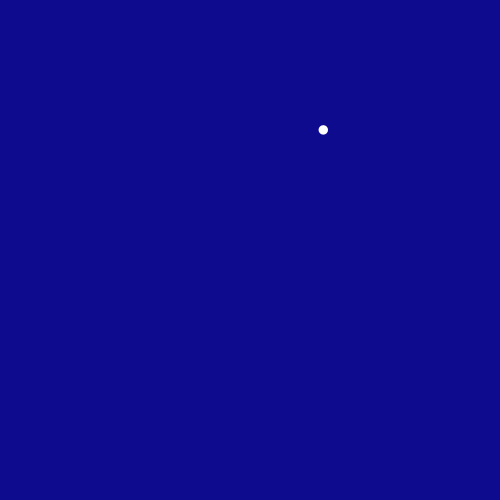
Frame 1 (no input)
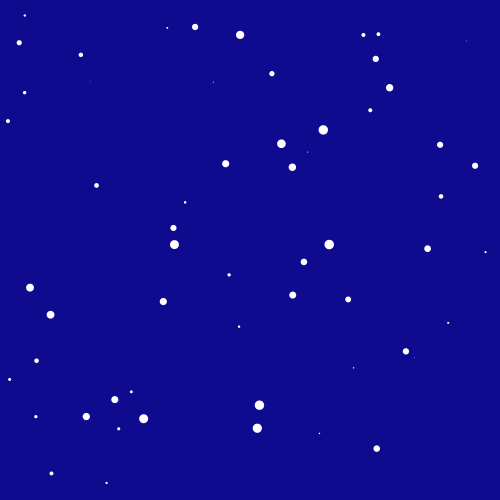
Frame 60 (the mouse pressed at the canvas centre just before this capture)
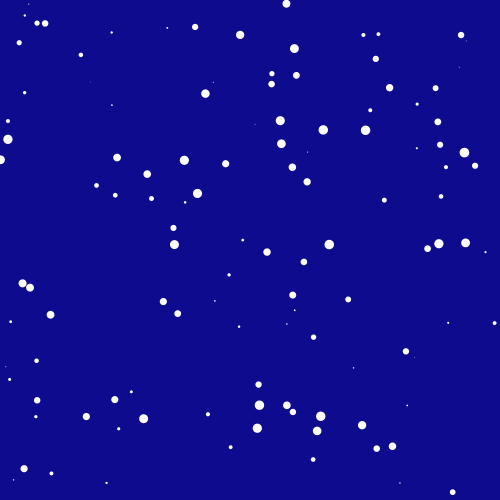
Frame 120 (the mouse held since frame 60 and released just before this capture)

The Processing sketch that drew these frames (run headless with seeded random() and noise(); from frame 60 on, the mouse is pressed at the canvas centre):

// Processing sketch: processing_41090
// ── processing_41090.pde

float posX;
float posY;

void setup () {
  size (500, 500);
  background(15, 11, 142); 
  smooth();
}

void rainDrops (float posX , float posY, float droplet) {
 noStroke();
 fill(255);
  ellipse(posX,posY, droplet, droplet);

}

/*void wiper (   ) {
  strokeWeight (2);
  stroke (7, 7, 25);
  line (mouseX, mouseY, mouseX, mouseY+100);
}
*/

void mouseDragged () {
  //wiper();
  if (posX>mouseX && posX < width || posY>mouseY && posY < height) {
 fill(15, 11, 135);
 rect(mouseX, mouseY, width-mouseX, height-mouseY);

  }
}


void draw() {
 rainDrops (random(width), random(height), random(10));
 if (mousePressed==true) {
 
 
 mouseDragged();

 }
}
